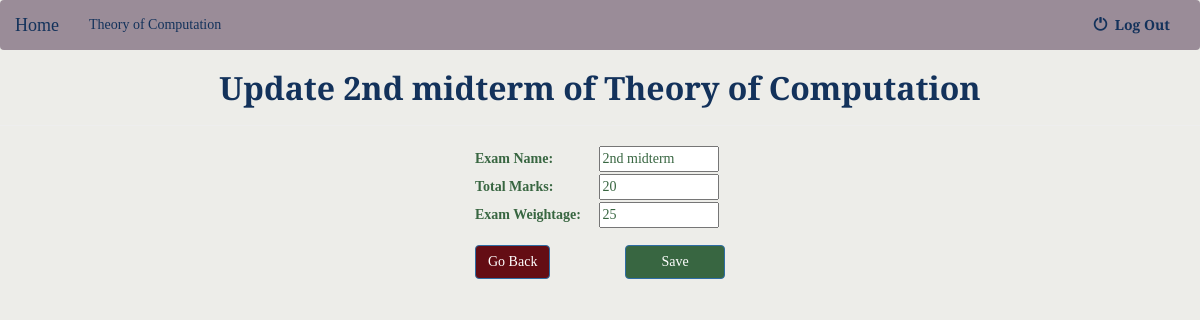
Page /authenticated/2/2/ (signed in) on the committed database.
### gms/models.py (models this page shows)
class Courses(models.Model):
    course_name = models.CharField(max_length=30)
    credit = models.PositiveSmallIntegerField(default=3)
    faculty = models.ForeignKey('Faculty',on_delete=models.PROTECT,null=True)
    students = models.ManyToManyField('Student')
    a = models.PositiveSmallIntegerField(default=80)
    b = models.PositiveSmallIntegerField(default=60)
    c = models.PositiveSmallIntegerField(default=40)
    d = models.PositiveSmallIntegerField(default=20)
    location = models.CharField(max_length = 30, default='Main Campus')
    def __str__(self):
        return self.course_name

class Exam(models.Model):
    name = models.CharField(max_length=30)
    total_marks = models.IntegerField(default=0)
    course = models.ForeignKey(Courses,on_delete=models.CASCADE,null=True)
    weightage = models.IntegerField(default=0)
    def __str__(self):
        return self.name

### gms/views.py (the view)
# urls.py: re_path(r'^authenticated/(?P<course_no>[0-9]+)/(?P<exam_no>[0-9]+)/$',update_exam,name='update_exam'),
@cache_control(no_cache=True, must_revalidate=True, no_store=True)
def update_exam(request,course_no,exam_no):
	usertype="NULL"
	if request.user.is_authenticated:
		try:
			userTemp=Faculty.objects.get(username=request.user.username,password=request.user.password)
			usertype="Faculty"
		except Faculty.DoesNotExist:
			return redirect('/logout/')
		if (usertype=="Faculty"):
			courses=userTemp.courses_set.all()
			course=courses[int(course_no)-1]
			exam=Exam.objects.get(pk=exam_no)
			if request.method=='POST':
				for std in course.students.all():
					total_marks=std.total_marks_set.get(course=course)
					total_marks.total_marks=total_marks.total_marks-((exam.weightage)/(exam.total_marks))*(Result.objects.get(student=std,course=course,exam=exam)).gained_marks
					total_marks.save()
				exam.name=request.POST['exam_name']
				exam.total_marks=request.POST['total_marks']
				exam.weightage=request.POST['weightage']
				exam.save()
				for std in course.students.all():
					total_marks=std.total_marks_set.get(course=course)
					total_marks.total_marks=total_marks.total_marks+(float(exam.weightage)/float(exam.total_marks))*float((Result.objects.get(student=std,course=course,exam=exam)).gained_marks)
					total_marks.save()
				return redirect("/authenticated/" + str(course_no)+"/",{'faculty':userTemp, 'course':course,'course_no':int(course_no)})
			else :
				return render(request, "update_exam.html",{'course_no':course_no,'exam':exam,'course':course})
		else :
			return redirect('/logout/')
	else :
			return redirect('/logout/')

### gms/template/update_exam.html (shortened to what this page needs)
<!DOCTYPE html>
<html>
<head>
	{%load static%}
	<link rel="stylesheet" href="https://maxcdn.bootstrapcdn.com/bootstrap/3.3.6/css/bootstrap.min.css">
	<link rel="stylesheet" type="text/css" href="{% static 'gms/style.css' %}"/>
</head>
</head>
<body>
	<nav class="navbar navbar-inverse" style="background-color:#9A8C98;color:#13325B;border: #9A8C98;">
		<div class="container-fluid">
		<div class="navbar-header" >
			<a class="navbar-brand" href="/authenticated/" style="color:#13325B;font-family: 'Cinzel'">Home</a>
		</div>
		<div class="collapse navbar-collapse" id="topNavBar">
			<ul class="nav navbar-nav">
				<li class="active">
					<a href="/authenticated/{{course_no}}" style="background-color:#9A8C98;color:#13325B;border: #9A8C98;font-family: 'Cinzel';">{{course.course_name}}</a>
				</li>
			</ul>
			<ul class="nav navbar-nav navbar-right">
				<li class="">
					<a href="/logout/" style="color:#13325B;font-family: 'Cinzel';font-weight: bold;">
						<span class="glyphicon glyphicon-off" aria-hidden="true" style="color:#13325B;"></span>&nbsp;
						Log Out
					</a>
				</li>
			</ul>
		</div>
		</div>
	</nav>
	<h3 style="text-align: center;color:#13325B;font-family: 'Cinzel';font-weight:bold;font-size:32px">Update {{exam}} of {{course}}</h3>
	<hr>
	<div style="width:250px; margin:0 auto;">
		<form action="/authenticated/{{course_no}}/{{exam.id}}/" method="post" style="color:#386641;font-family: 'Noto'">
			<label>Exam Name:</label>
		    <input type="text" id="exam_name" name="exam_name" value='{{exam.name}}' required><br>
		    <label>Total Marks:</label>
		    <input type="number" id="total_marks" name="total_marks" value='{{exam.total_marks}}' min="1" required><br>
		    <label>Exam Weightage:</label>
		    <input type="number" id="weightage" name="weightage" value='{{exam.weightage}}' min="0" max="100" required><br>
		  	<button class="btn btn-primary" type="submit" style="float: right;width: 100px;margin-top:15px;background-color:#386641;font-family:Cinzel;" >  Save  </button>
		</form>
		<a href="/authenticated/{{course_no}}" style="float: left;margin-top:15px;background-color:#640d14;font-family:Cinzel;"  class="btn btn-primary">Go Back</a>
	</div>
</body>
</html>

### gms/static/gms/style.css (style rules this page uses)
body { background :#edede9; }
label { width: 120px; }
input { width: 120px; }

### rows in the picture
Courses: course_name "Theory of Computation"
Exam: name "2nd midterm", exam_name "2nd midterm", total_marks "20", weightage "25"
